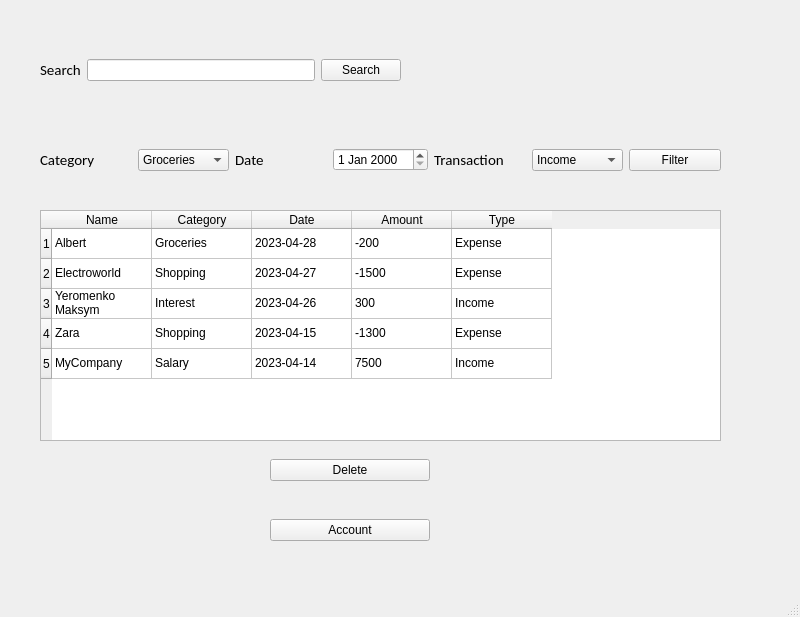
<?xml version="1.0" encoding="UTF-8"?>
<ui version="4.0">
 <class>secondWindow</class>
 <widget class="QMainWindow" name="secondWindow">
  <property name="geometry">
   <rect>
    <x>0</x>
    <y>0</y>
    <width>800</width>
    <height>617</height>
   </rect>
  </property>
  <property name="windowTitle">
   <string>MainWindow</string>
  </property>
  <widget class="QWidget" name="centralwidget">
   <widget class="QStackedWidget" name="stackedWidget">
    <property name="geometry">
     <rect>
      <x>30</x>
      <y>20</y>
      <width>711</width>
      <height>581</height>
     </rect>
    </property>
    <property name="currentIndex">
     <number>0</number>
    </property>
    <widget class="QWidget" name="page">
     <widget class="QWidget" name="horizontalLayoutWidget">
      <property name="geometry">
       <rect>
        <x>10</x>
        <y>10</y>
        <width>361</width>
        <height>80</height>
       </rect>
      </property>
      <layout class="QHBoxLayout" name="horizontalLayout">
       <item>
        <widget class="QLabel" name="label_5">
         <property name="font">
          <font>
           <family>Calibri</family>
           <pointsize>11</pointsize>
          </font>
         </property>
         <property name="text">
          <string>Search</string>
         </property>
        </widget>
       </item>
       <item>
        <widget class="QLineEdit" name="lineEdit_2"/>
       </item>
       <item>
        <widget class="QPushButton" name="pushButton_5">
         <property name="text">
          <string>Search</string>
         </property>
        </widget>
       </item>
      </layout>
     </widget>
     <widget class="QWidget" name="horizontalLayoutWidget_2">
      <property name="geometry">
       <rect>
        <x>10</x>
        <y>100</y>
        <width>681</width>
        <height>80</height>
       </rect>
      </property>
      <layout class="QHBoxLayout" name="horizontalLayout_2">
       <item>
        <widget class="QLabel" name="label_7">
         <property name="font">
          <font>
           <family>Calibri</family>
           <pointsize>11</pointsize>
          </font>
         </property>
         <property name="text">
          <string>Category</string>
         </property>
        </widget>
       </item>
       <item>
        <widget class="QComboBox" name="comboBox_4">
         <item>
          <property name="text">
           <string>Groceries</string>
          </property>
         </item>
         <item>
          <property name="text">
           <string>Salary</string>
          </property>
         </item>
         <item>
          <property name="text">
           <string>Dining</string>
          </property>
         </item>
         <item>
          <property name="text">
           <string>Gas</string>
          </property>
         </item>
         <item>
          <property name="text">
           <string>Shopping</string>
          </property>
         </item>
         <item>
          <property name="text">
           <string>Interest</string>
          </property>
         </item>
        </widget>
       </item>
       <item>
        <widget class="QLabel" name="label_6">
         <property name="font">
          <font>
           <family>Calibri</family>
           <pointsize>11</pointsize>
          </font>
         </property>
         <property name="text">
          <string>Date</string>
         </property>
        </widget>
       </item>
       <item>
        <widget class="QDateEdit" name="dateEdit_2"/>
       </item>
       <item>
        <widget class="QLabel" name="label_8">
         <property name="font">
          <font>
           <family>Calibri</family>
           <pointsize>11</pointsize>
          </font>
         </property>
         <property name="text">
          <string>Transaction</string>
         </property>
        </widget>
       </item>
       <item>
        <widget class="QComboBox" name="comboBox_3">
         <item>
          <property name="text">
           <string>Income</string>
          </property>
         </item>
         <item>
          <property name="text">
           <string>Expense</string>
          </property>
         </item>
        </widget>
       </item>
       <item>
        <widget class="QPushButton" name="pushButton_6">
         <property name="text">
          <string>Filter</string>
         </property>
        </widget>
       </item>
      </layout>
     </widget>
     <widget class="QWidget" name="verticalLayoutWidget">
      <property name="geometry">
       <rect>
        <x>10</x>
        <y>190</y>
        <width>681</width>
        <height>231</height>
       </rect>
      </property>
      <layout class="QVBoxLayout" name="verticalLayout">
       <item>
        <widget class="QTableWidget" name="tableWidget_2">
         <row>
          <property name="text">
           <string>1</string>
          </property>
         </row>
         <row>
          <property name="text">
           <string>2</string>
          </property>
         </row>
         <row>
          <property name="text">
           <string>3</string>
          </property>
         </row>
         <row>
          <property name="text">
           <string>4</string>
          </property>
         </row>
         <row>
          <property name="text">
           <string>5</string>
          </property>
         </row>
         <column>
          <property name="text">
           <string>Name</string>
          </property>
         </column>
         <column>
          <property name="text">
           <string>Category</string>
          </property>
         </column>
         <column>
          <property name="text">
           <string>Date</string>
          </property>
         </column>
         <column>
          <property name="text">
           <string>Amount</string>
          </property>
         </column>
         <column>
          <property name="text">
           <string>Type</string>
          </property>
         </column>
         <item row="0" column="0">
          <property name="text">
           <string>Albert</string>
          </property>
         </item>
         <item row="0" column="1">
          <property name="text">
           <string>Groceries</string>
          </property>
         </item>
         <item row="0" column="2">
          <property name="text">
           <string>2023-04-28</string>
          </property>
         </item>
         <item row="0" column="3">
          <property name="text">
           <string>-200</string>
          </property>
         </item>
         <item row="0" column="4">
          <property name="text">
           <string>Expense</string>
          </property>
         </item>
         <item row="1" column="0">
          <property name="text">
           <string>Electroworld</string>
          </property>
         </item>
         <item row="1" column="1">
          <property name="text">
           <string>Shopping</string>
          </property>
         </item>
         <item row="1" column="2">
          <property name="text">
           <string>2023-04-27</string>
          </property>
         </item>
         <item row="1" column="3">
          <property name="text">
           <string>-1500</string>
          </property>
         </item>
         <item row="1" column="4">
          <property name="text">
           <string>Expense</string>
          </property>
         </item>
         <item row="2" column="0">
          <property name="text">
           <string>Yeromenko Maksym</string>
          </property>
         </item>
         <item row="2" column="1">
          <property name="text">
           <string>Interest</string>
          </property>
         </item>
         <item row="2" column="2">
          <property name="text">
           <string>2023-04-26</string>
          </property>
         </item>
         <item row="2" column="3">
          <property name="text">
           <string>300</string>
          </property>
         </item>
         <item row="2" column="4">
          <property name="text">
           <string>Income</string>
          </property>
         </item>
         <item row="3" column="0">
          <property name="text">
           <string>Zara</string>
          </property>
         </item>
         <item row="3" column="1">
          <property name="text">
           <string>Shopping</string>
          </property>
         </item>
         <item row="3" column="2">
          <property name="text">
           <string>2023-04-15</string>
          </property>
         </item>
         <item row="3" column="3">
          <property name="text">
           <string>-1300</string>
          </property>
         </item>
         <item row="3" column="4">
          <property name="text">
           <string>Expense</string>
          </property>
         </item>
         <item row="4" column="0">
          <property name="text">
           <string>MyCompany</string>
          </property>
         </item>
         <item row="4" column="1">
          <property name="text">
           <string>Salary</string>
          </property>
         </item>
         <item row="4" column="2">
          <property name="text">
           <string>2023-04-14</string>
          </property>
         </item>
         <item row="4" column="3">
          <property name="text">
           <string>7500</string>
          </property>
         </item>
         <item row="4" column="4">
          <property name="text">
           <string>Income</string>
          </property>
         </item>
        </widget>
       </item>
      </layout>
     </widget>
     <widget class="QWidget" name="horizontalLayoutWidget_3">
      <property name="geometry">
       <rect>
        <x>240</x>
        <y>420</y>
        <width>160</width>
        <height>61</height>
       </rect>
      </property>
      <layout class="QHBoxLayout" name="horizontalLayout_3">
       <item>
        <widget class="QPushButton" name="pushButton_4">
         <property name="text">
          <string>Delete</string>
         </property>
        </widget>
       </item>
      </layout>
     </widget>
     <widget class="QWidget" name="verticalLayoutWidget_2">
      <property name="geometry">
       <rect>
        <x>240</x>
        <y>480</y>
        <width>160</width>
        <height>61</height>
       </rect>
      </property>
      <layout class="QVBoxLayout" name="verticalLayout_2">
       <item>
        <widget class="QPushButton" name="pushButton_3">
         <property name="text">
          <string>Account</string>
         </property>
        </widget>
       </item>
      </layout>
     </widget>
    </widget>
    <widget class="QWidget" name="page_2"/>
   </widget>
  </widget>
  <widget class="QMenuBar" name="menubar">
   <property name="geometry">
    <rect>
     <x>0</x>
     <y>0</y>
     <width>800</width>
     <height>25</height>
    </rect>
   </property>
  </widget>
  <widget class="QStatusBar" name="statusbar"/>
 </widget>
 <resources/>
 <connections/>
</ui>
